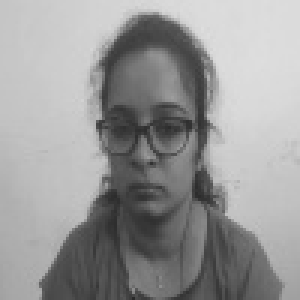
#> input picture Part_3/Age/Adult/train/engaged/Adult_train_engaged_150.jpg, 100 x 100 px, given as the content of the folder /Users/doghm/OneDrive/Bureau/Young/happy/test, which was not available (shown 3 times larger)
$ python Main.py
#> lines starting #> are read from the running program, lines starting #| are printed output that depends on the picture; pictures that were not available may be replaced by others from this repository, and a replacement may not be noted
### Part_1/Data_Cleaning.py
# This file is for cleaning our dataset images for the 4 emotions: happy, neutral, focused and engaged.
# The data cleaning steps that we used are:
#   1. Data resizing
#   2. Slight rotations to increase robustness
#   3. Brightness adjustments
#   4. Slight cropping
#   5. Grayscale colour

# Import the necessary libraries
import os # Used for navigating directories/paths
import cv2 # Used for reading, writing and manipulating images
import numpy as numpy # Used for data robustness operations such as rotations, brightness and cropping

# Function to perform data cleaning on a folder of the dataset
def clean_folder(folder_path):
    # List files contained in the folder
    files = os.listdir(folder_path)

    # Iterate through the files
    for file in files:
        # Construct the complete path to the file
        file_path = os.path.join(folder_path, file)

        # Check if the file is an image or not
        if file.endswith((".jpg", ".png", ".jpeg")):
            # Load the image using OpenCV (cv2)
            img = cv2.imread(file_path)

            # Data cleaning operations

            # Apply minor cropping to increase robustness of the model
            crop_percentage = 0.05
            crop_height = int(img.shape[0] * crop_percentage)
            crop_width = int(img.shape[1] * crop_percentage)
            img = img[crop_height: -crop_height, crop_width: -crop_width]

            # Resizing the images to 100 x 100 px with interpolation method to minimize the loss of image quality
            img = cv2.resize(img, (100, 100), interpolation=cv2.INTER_AREA)

            # Apply slight rotation
            rotation_angle = numpy.random.randint(-10, 10)  # Random rotation angle between -10 and 10 degrees
            rows, cols, _ = img.shape
            rotation_matrix = cv2.getRotationMatrix2D((cols/2, rows/2), rotation_angle, 1)
            img = cv2.warpAffine(img, rotation_matrix, (cols, rows))

            # Apply brightness adjustment
            brightness_factor = numpy.random.uniform(0.5, 1.5)  # Random brightness factor between 0.5 and 1.5
            img = cv2.convertScaleAbs(img, alpha=brightness_factor, beta=0)

            # Convert color images to grayscale
            if len(img.shape) > 2:
                img = cv2.cvtColor(img, cv2.COLOR_BGR2GRAY)

            # Save the processed image back to the same file path
            cv2.imwrite(file_path, img)

            print(f"Processed image: {file_path}")
        else:
            print(f"Ignored non-image file: {file_path}")

### Part_1/Main.py
# This code is to determine the paths for our datasets and clean each folder by using the clean_folder() method

from Data_Cleaning import clean_folder

# Paths for our datasets: training set and testing set for all emotions: happy, neutral, surprise and engaged
train_happy_path = "/Users/doghm/OneDrive/Bureau/Young/happy/train"
train_neutral_path = "/Users/doghm/OneDrive/Bureau/Young/neutral/train"
train_surprised_path = "/Users/doghm/OneDrive/Bureau/Young/surprised/train"
train_engaged_path = "/Users/doghm/OneDrive/Bureau/Young/engaged/train"
test_happy_path = "/Users/doghm/OneDrive/Bureau/Young/happy/test"
test_neutral_path = "/Users/doghm/OneDrive/Bureau/Young/neutral/test"
test_surprised_path = "/Users/doghm/OneDrive/Bureau/Young/surprised/test"
test_engaged_path = "/Users/doghm/OneDrive/Bureau/Young/engaged/test"

# Clean all images for all emotions: happy, neutral, surprise and engaged
clean_folder(train_happy_path)
clean_folder(train_neutral_path)
clean_folder(train_surprised_path)
clean_folder(train_engaged_path)
clean_folder(test_happy_path)
#> in clean_folder, img is the input picture: shape (100, 100, 3); min 41, max 222, mean 152.4
#> in clean_folder (call 5), `img = cv2.warpAffine(img, rotation_matrix, (cols, rows))`:
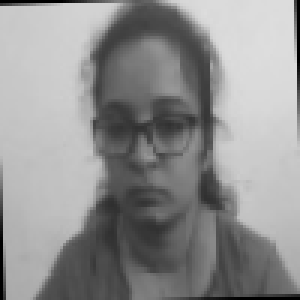
#> img: shape (100, 100, 3) (shown 3 times larger); min 0, max 221, mean 144.4
clean_folder(test_neutral_path)
#> in clean_folder (call 6), `img = cv2.warpAffine(img, rotation_matrix, (cols, rows))`:
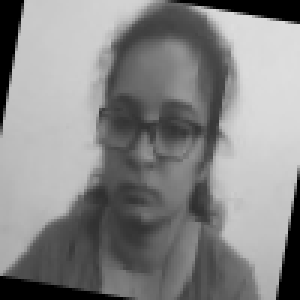
#> img: shape (100, 100, 3) (shown 3 times larger); min 0, max 222, mean 134.4
#> in clean_folder (call 6), `img = cv2.convertScaleAbs(img, alpha=brightness_factor, beta=0)`:
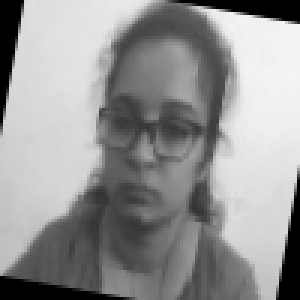
#> img: shape (100, 100, 3) (shown 3 times larger); min 0, max 245, mean 148.2
clean_folder(test_surprised_path)
#> in clean_folder (call 7), `img = cv2.warpAffine(img, rotation_matrix, (cols, rows))`:
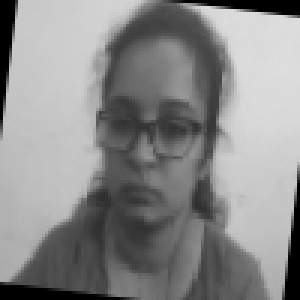
#> img: shape (100, 100, 3) (shown 3 times larger); min 0, max 222, mean 137.8
#> in clean_folder (call 7), `img = cv2.convertScaleAbs(img, alpha=brightness_factor, beta=0)`:
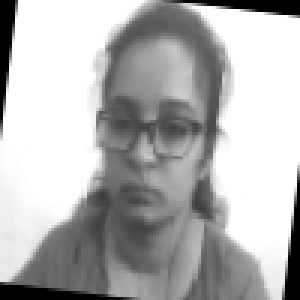
#> img: shape (100, 100, 3) (shown 3 times larger); min 0, max 255, mean 178.6
clean_folder(test_engaged_path)
#> in clean_folder (call 8), `img = cv2.warpAffine(img, rotation_matrix, (cols, rows))`:
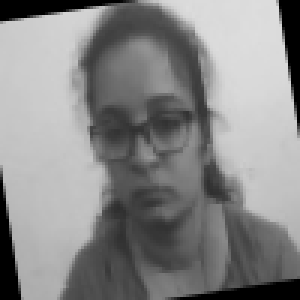
#> img: shape (100, 100, 3) (shown 3 times larger); min 0, max 222, mean 135.5
#> in clean_folder (call 8), `img = cv2.convertScaleAbs(img, alpha=brightness_factor, beta=0)`:
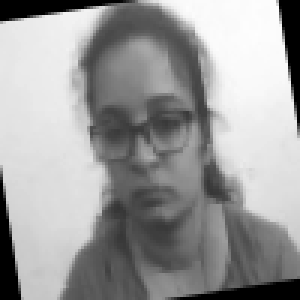
#> img: shape (100, 100, 3) (shown 3 times larger); min 0, max 254, mean 155.3
